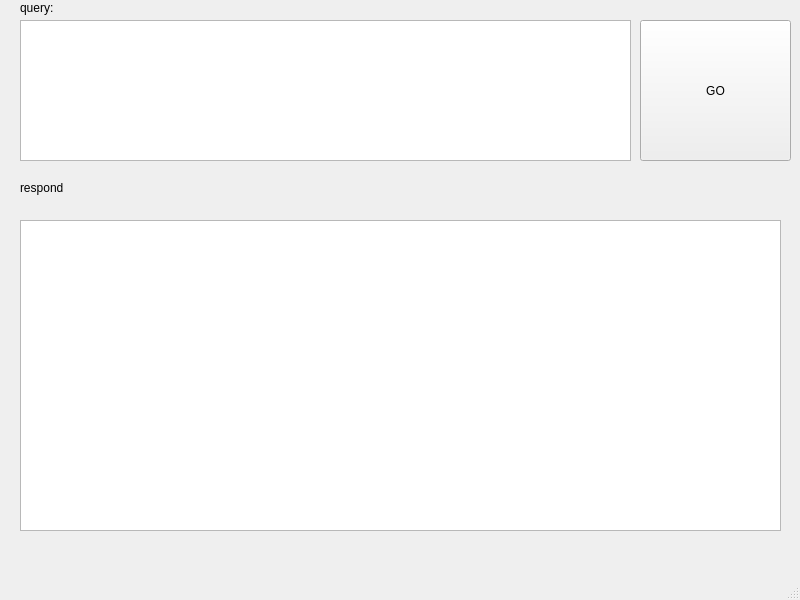
<?xml version="1.0" encoding="UTF-8"?>
<ui version="4.0">
 <class>MainWindow</class>
 <widget class="QMainWindow" name="MainWindow">
  <property name="geometry">
   <rect>
    <x>0</x>
    <y>0</y>
    <width>800</width>
    <height>600</height>
   </rect>
  </property>
  <property name="windowTitle">
   <string>MainWindow</string>
  </property>
  <widget class="QWidget" name="centralwidget">
   <widget class="QLabel" name="label">
    <property name="geometry">
     <rect>
      <x>20</x>
      <y>0</y>
      <width>55</width>
      <height>16</height>
     </rect>
    </property>
    <property name="text">
     <string>query:</string>
    </property>
   </widget>
   <widget class="QTextEdit" name="textEdit">
    <property name="geometry">
     <rect>
      <x>20</x>
      <y>20</y>
      <width>611</width>
      <height>141</height>
     </rect>
    </property>
   </widget>
   <widget class="QPushButton" name="pushButton">
    <property name="geometry">
     <rect>
      <x>640</x>
      <y>20</y>
      <width>151</width>
      <height>141</height>
     </rect>
    </property>
    <property name="text">
     <string>GO</string>
    </property>
   </widget>
   <widget class="QTableWidget" name="tableWidget">
    <property name="geometry">
     <rect>
      <x>20</x>
      <y>220</y>
      <width>761</width>
      <height>311</height>
     </rect>
    </property>
   </widget>
   <widget class="QLabel" name="label_2">
    <property name="geometry">
     <rect>
      <x>20</x>
      <y>180</y>
      <width>241</width>
      <height>16</height>
     </rect>
    </property>
    <property name="text">
     <string>respond</string>
    </property>
   </widget>
  </widget>
  <widget class="QMenuBar" name="menubar">
   <property name="geometry">
    <rect>
     <x>0</x>
     <y>0</y>
     <width>800</width>
     <height>26</height>
    </rect>
   </property>
  </widget>
  <widget class="QStatusBar" name="statusbar"/>
 </widget>
 <resources/>
 <connections/>
</ui>
